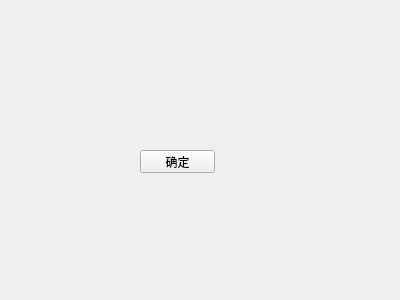
<?xml version="1.0" encoding="UTF-8"?>
<ui version="4.0">
 <class>MyWidget</class>
 <widget class="QWidget" name="MyWidget">
  <property name="geometry">
   <rect>
    <x>0</x>
    <y>0</y>
    <width>400</width>
    <height>300</height>
   </rect>
  </property>
  <property name="windowTitle">
   <string>MyWidget</string>
  </property>
  <widget class="QPushButton" name="OK">
   <property name="geometry">
    <rect>
     <x>140</x>
     <y>150</y>
     <width>75</width>
     <height>23</height>
    </rect>
   </property>
   <property name="text">
    <string>确定</string>
   </property>
  </widget>
 </widget>
 <layoutdefault spacing="6" margin="11"/>
 <resources/>
 <connections/>
</ui>
